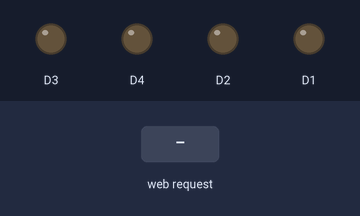
The sketch below on a simulated ESP8266 (NodeMCU). Shown: output pins drawn as LEDs (lit = HIGH). The test bench sets the inputs (shaded band). WiFi joins after 1.5 s; servers stay silent unless stated; what the sketch prints to the serial monitor is not drawn.

Above: at 2.7 s.
2.8 s: HTTP request GET /ahead received
At 3.7 s:
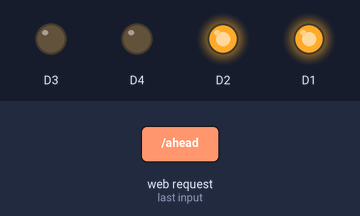
4.3 s: HTTP request GET /back received
At 4.8 s:
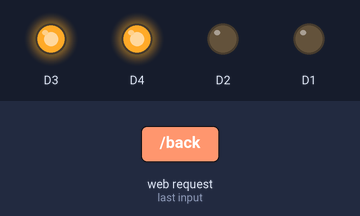
5.8 s: HTTP request GET /left received
At 7.0 s:
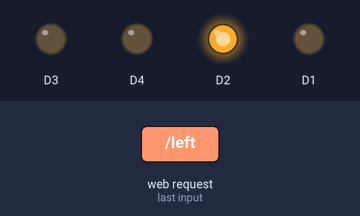
7.3 s: HTTP request GET /right received
At 8.3 s:
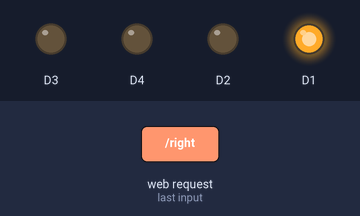
Timing chart, 0 to 9.8 s (numbered marks = the images above; inputs shaded):
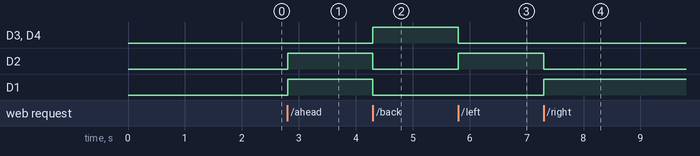

Measured:
- after the input at 2.8 s, D2, D1: LOW → HIGH at once
- after the input at 4.3 s, D3, D4: LOW → HIGH at once; D2, D1: HIGH → LOW at once
- after the input at 5.8 s, D3, D4: HIGH → LOW at once; D2: LOW → HIGH at once
- after the input at 7.3 s, D2: HIGH → LOW at once; D1: LOW → HIGH at once

The sketch:

NodeMCU-Remote-Control-Car.ino
```cpp
/*
 *
 */

#include <ESP8266WiFi.h>

const char* ssid = "wifi-ssid";
const char* password = "wifi-pswd";

// Create an instance of the server
// specify the port to listen on as an argument
WiFiServer server(80);

void setup() {
  Serial.begin(115200);
  delay(10);

  pinMode(D1, OUTPUT);
  pinMode(D2, OUTPUT);
  pinMode(D3, OUTPUT);
  pinMode(D4, OUTPUT);

  // Connect to WiFi network
  Serial.println();
  Serial.println();
  Serial.print("Connecting to ");
  Serial.println(ssid);

  WiFi.mode(WIFI_STA);
  WiFi.begin(ssid, password);

  while (WiFi.status() != WL_CONNECTED) {
    delay(500);
    Serial.print(".");
  }
  Serial.println("");
  Serial.println("WiFi connected");

  // Start the server
  server.begin();
  Serial.println("Server started");

  // Print the IP address
  Serial.println(WiFi.localIP());
}

void loop() {
  // Check if a client has connected
  WiFiClient client = server.available();
  if (!client) {
    return;
  }

  // Wait until the client sends some data
  Serial.println("new client");
  while(!client.available()){
    delay(1);
  }

  // Read the first line of the request
  String req = client.readStringUntil('\r');
  Serial.println(req);
  client.flush();

  // Match the request
  if (req.indexOf("/ahead") != -1) {
    move_ahead();
  }
  else if (req.indexOf("/back") != -1) {
    move_back();
  }
  else if (req.indexOf("/left") != -1) {
    turn_left();
  }
  else if (req.indexOf("/right") != -1) {
    turn_right();
  }
  else if (req.indexOf("/stop") != -1) {
    stop_motor();
  }

  // The client will actually be disconnected
  // when the function returns and 'client' object is detroyed
  String res = "HTTP/1.1 200 OK\r\nContent-Type: text/html\r\n\r\n<!DOCTYPE html><html><style>body{text-align:center;}table{margin:auto;}button{width:160px;height:160px;}</style><script>function move(direction){console.log(direction);var xmlhttp=new XMLHttpRequest();xmlhttp.open(\"GET\",\"/\"+direction,true);xmlhttp.send();}</script><h3>NodeMCU Car Controller</h1><table><tr><td>1</td><td><button onclick=\"move(\'ahead\')\">up</button></td><td>3</td></tr><tr><td><button onclick=\"move(\'left\')\">left</button></td><td><button onclick=\"move(\'stop\')\">stop</button></td><td><button onclick=\"move(\'right\')\">right</button></td></tr><tr><td>7</td><td><button onclick=\"move(\'back\')\">down</button></td><td>9</td></tr></table></html>";
  client.print(res);
  delay(1);
  Serial.println("Client disonnected");
}

void move_ahead() {
  Serial.println("moving ahead...");
  digitalWrite(D1, HIGH);
  digitalWrite(D2, HIGH);
  digitalWrite(D3, LOW);
  digitalWrite(D4, LOW);
}

void move_back() {
  Serial.println("moving back...");
  digitalWrite(D1, LOW);
  digitalWrite(D2, LOW);
  digitalWrite(D3, HIGH);
  digitalWrite(D4, HIGH);
}

void turn_right() {
  Serial.println("turning right...");
  digitalWrite(D1, HIGH);
  digitalWrite(D2, LOW);
  digitalWrite(D3, LOW);
  digitalWrite(D4, LOW);
}

void turn_left() {
  Serial.println("turning left...");
  digitalWrite(D1, LOW);
  digitalWrite(D2, HIGH);
  digitalWrite(D3, LOW);
  digitalWrite(D4, LOW);
}

void stop_motor() {
  Serial.println("Stopping...");
  digitalWrite(D1, LOW);
  digitalWrite(D2, LOW);
  digitalWrite(D3, LOW);
  digitalWrite(D4, LOW);
}
```
